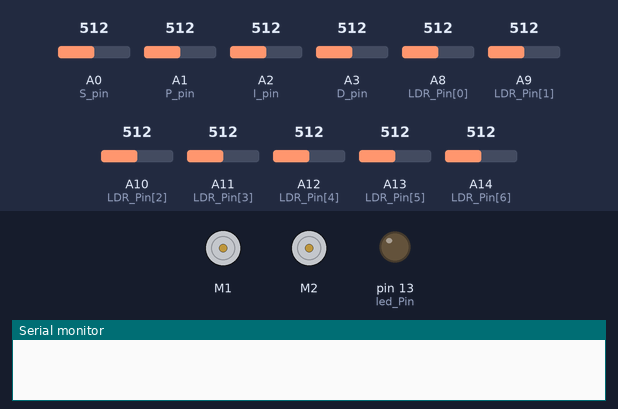
Bench run of a sketch on a simulated Arduino Mega 2560, built with avr-gcc and run on an emulated ATmega2560. On the bench: 2 × DC motor (green arrow = forward, orange = backward, longer = faster), output pins drawn as LEDs (lit = HIGH), the last lines printed to the serial monitor. The inputs (shaded band) are chosen by the test bench; at power-on: A0 (S_pin) = 512, A1 (P_pin) = 512, A2 (I_pin) = 512, A3 (D_pin) = 512, A8 (LDR_Pin[0]) = 512, A9 (LDR_Pin[1]) = 512, A10 (LDR_Pin[2]) = 512, A11 (LDR_Pin[3]) = 512, A12 (LDR_Pin[4]) = 512, A13 (LDR_Pin[5]) = 512, A14 (LDR_Pin[6]) = 512.

Above: at 0.2 s.
At 16.6 s:
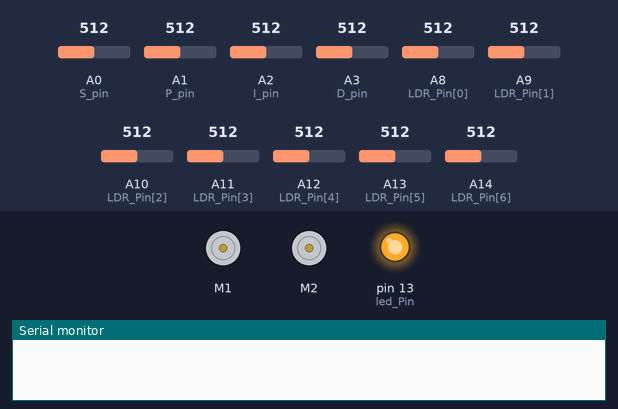
At 33.5 s:
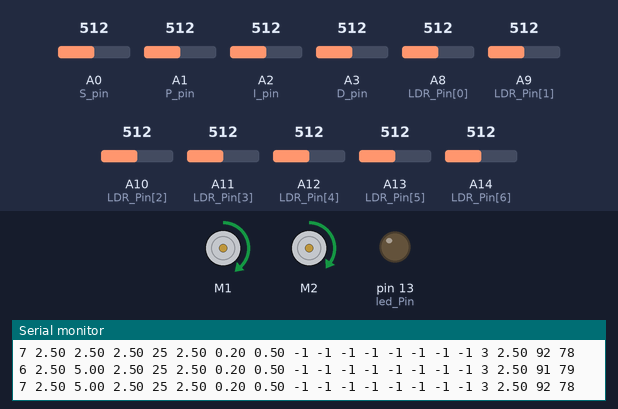
Timing chart, 0 to 35.0 s (numbered marks = the images above):
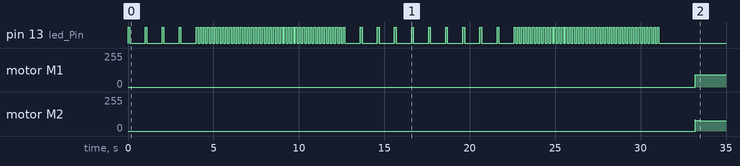

Measured:
- by itself, motor M1: stopped → forward 92/255 at 33.2 s, → forward 91/255 0.14 s later, → forward 92/255 0.12 s later
- by itself, motor M2: stopped → forward 78/255 at 33.2 s, → forward 79/255 0.14 s later, → forward 78/255 0.12 s later

The sketch:

10_5_line_follower_code.ino
```cpp
/* ************************************************************************************************* */
// * ECE 5 Lab 4 Code: Line Following Robot with PID * //
/* ************************************************************************************************* */
// This is code for your PID controlled line following robot.
//
//
//
//
// Code Table of Contents
  // 1) Declare Variables - declares many variables as global variables so each variable can be accessed from every function
  // 2) Setup (Main) - runs once at beginning when you press button on arduino or motor drive or when you open serial monitor
  // 3) Loop (Main) - loops forever calling on a series of functions
  // 4) Calibration - makes white = 0 and black = 100 (a few seconds to prep, a few seconds on white, a few seconds to move to black, a few seconds of black)
  // 5) Read Potentiometers - reads each potentiometer
  // 6) Run Motors - runs motors
  // 7) Read Photoresistors - reads each photoresistor
  // 8) Calculate Error - calculate error from photoresistor readings
  // 9) PID Turn - takes the error and implements PID control
  // 10) Print - used for debugging but can comment out when not debugging because it slows down program

// ************************************************************************************************* //
// Declare Variables

// Variables and Libaries for Motor
  #include <Wire.h>
  #include <Adafruit_MotorShield.h>

  Adafruit_MotorShield AFMS = Adafruit_MotorShield();
  Adafruit_DCMotor *Motor1 = AFMS.getMotor(1); // you may switch 1 with 2 if needed (if you see motors responding to error in the opposite way they should be.
  Adafruit_DCMotor *Motor2 = AFMS.getMotor(2);

  int M1Sp = 60, M2Sp = 60; // this is the nominal speed for the motors when not using potentiometer
  int M1SpeedtoMotor, M2SpeedtoMotor;

// Variables for Potentiometer
  const int S_pin = A0; //proportional control
  const int P_pin = A1; //proportional control
  const int I_pin = A2; //integral control
  const int D_pin = A3; //derivative control
  int SpRead = 0; int Sp; //Speed Increase
  int kPRead = 0; //proportional gain
  int kIRead = 0; //integral gain
  int kDRead = 0; //derivative gain

// Variables for Light Sensors
  int LDR_Pin[7] = {A8,A9,A10,A11,A12,A13,A14}; // Many arrays are used in this code to simplify it
  int LDR[7]; // these are variables that have multiple elements to each variable name
              // LDR_Pin hold 7 values and A8 is the 0th element and A11 is the 4th element

// Calibration Variables
  int led_Pin = 13; /// This is a led set up to indicate what part of the calibration you are on.
  float Mn[7]; /// You could use pin 13 instead which is a built in LED to Arduino
  float Mx[7];
  float LDRf[7] = {0.,0.,0.,0.,0.,0.,0.};
  int MxRead;
  int MxIndex;
  float AveRead;
  int CriteriaForMax;
  float WeightedAve;
  int ii;
  int im0,im1,im2;

// For Motor/Control
  int Turn, M1P = 0, M2P = 0;
  float error, lasterror = 0, sumerror = 0;
  float kP,kI,kD;

// ************************************************************************************************* //
// setup - runs once
void setup() {
  Serial.begin(9600); // For serial communication set up
  AFMS.begin(); // For motor setup
  pinMode(led_Pin, OUTPUT); // Note that all analog pins used are INPUTs by default so don't need pinMode

  Calibrate(); // Calibrate black and white sensing

  ReadPotentiometers(); // Read potentiometer values (Sp, P, I, & D)

  delay(2000);

  RunMotors(); // Starts motors forward and strait depending on Sp (Speed from potentiometer) and M1Sp/M2Sp (Nominal values)

} // end setup()

// ************************************************************************************************* //
// loop - runs/loops forever
void loop() {

  ReadPotentiometers(); // Only if you want to see Potentiometers working in set up as you run the line following

  ReadPhotoResistors(); // Read photoresistors and map to 0-100 based on calibration

  CalcError();

  PID_Turn(); // PID Control and Output to motors to turn
  RunMotors(); // Uses info from

  Print(); // Print values to serial monitor //currently commented out but could be good for debugging =)

} // end loop()

// ************************************************************************************************* //
// function to calibrate
void Calibrate() {
  // wait to make sure in position
  for (int i = 0; i < 4; i++) {
    digitalWrite(led_Pin, HIGH); // turn the LED on
    delay(100); // wait for 0.1 seconds
    digitalWrite(led_Pin, LOW); // turn the LED off
    delay(900); // wait for 0.9 seconds
  }
// Calibration
  // White Calibration
  int numMeas = 40;
  for (int i = 0; i < numMeas; i++) {
    digitalWrite(led_Pin, HIGH); // turn the LED on s
    delay(100); // wait for 0.1 seconds
    digitalWrite(led_Pin, LOW); // turn the LED off
    delay(100); // wait for 0.1 seconds

    for (int i = 0; i < 7; i++ ) {
      LDRf[i] = LDRf[i] + (float)analogRead(LDR_Pin[i]);
      delay(2);
    }
  }

  for ( int i = 0; i < 7; i++ ) {
    Mn[i] = round(LDRf[i] / (float)numMeas); // take average
    LDRf[i] = 0.;
  }

  // Time to move from White to Black Surface
  for (int i = 0; i < 10; i++) {
    digitalWrite(led_Pin, HIGH);
    delay(100);
    digitalWrite(led_Pin, LOW);
    delay(900);
  }

  // Black Calibration
  for (int i = 0; i < numMeas; i++) {
    digitalWrite(led_Pin, HIGH);
    delay(100);
    digitalWrite(led_Pin, LOW);
    delay(100);

    for (int i = 0; i < 7; i++) {
      LDRf[i] = LDRf[i] + (float) analogRead(LDR_Pin[i]);
      delay(2);
    }
  }

  for (int i = 0; i < 7; i++ ) {
    Mx[i] = round(LDRf[i] / (float)numMeas); // take average
    LDRf[i]=0.;
  }

} // end Calibrate()

// ************************************************************************************************* //
// function to read and map values from potentiometers
void ReadPotentiometers() {
  SpRead = map(analogRead(S_pin),0,1023,0,50); Sp=SpRead;
  kPRead = map(analogRead(P_pin),0,1023,0,10);
  kIRead = map(analogRead(I_pin),0,1023,0,5);
  kDRead = map(analogRead(D_pin),0,1023,0,10);
} // end ReadPotentiometers()

// ************************************************************************************************* //
// function to start motors using nominal speed + speed addition from potentiometer
void RunMotors() {
  M1SpeedtoMotor = min(M1Sp+Sp+M1P,255); // limits speed to 255
  M2SpeedtoMotor = min(M2Sp+Sp+M2P,255); // remember M1Sp & M2Sp is defined at beginning of code (default 60)

  Motor1->setSpeed(abs(M1SpeedtoMotor));
  Motor2->setSpeed(abs(M2SpeedtoMotor));

  // Motor 1 control
  if (M1SpeedtoMotor > 0) {
    Motor1->run(FORWARD);
  }
  else {
    Motor1->run(BACKWARD);
  }
  // Motor 2 control
  if (M2SpeedtoMotor > 0) {
    Motor2->run(FORWARD);
  }
  else {
    Motor2->run(BACKWARD);
  }

} // end RunMotors()

// ************************************************************************************************* //
// function to read photo resistors, map from 0 to 100, and find darkest photo resitor (MxIndex)
void ReadPhotoResistors() {
  for (int i = 0; i < 7; i++) {
    LDR[i] = map(analogRead(LDR_Pin[i]), Mn[i], Mx[i], 0, 100);
    delay(2);
  }
} // end ReadPhotoResistors()

// ************************************************************************************************* //
// Calculate error from photoresistor readings
void CalcError() {
  MxRead = -99;
  AveRead = 0.0;
  for (int i = 0; i < 7; i++) {
    if (MxRead < LDR[i]) {
      MxRead = LDR[i];
      MxIndex = -1 * (i-3);
      im1 = (float)i;
    }
    AveRead = AveRead + (float)LDR[i]/7.;
  }
  CriteriaForMax = 2; // max should be at least twice as big as the other values
  if (MxRead > CriteriaForMax*AveRead) {
    if (im1 != 0 && im1 != 6) {
      im0 = im1 - 1;
      im2 = im1 + 1;
      WeightedAve = ((float)(LDR[im0] * im0 + LDR[im1]*im1 + LDR[im2] * im2))/((float)(LDR[im0] + LDR[im1] + LDR[im2]));
      error = -1 * (WeightedAve - 3);
    }
    else if (im1 == 0) {
      im2 = im1 + 1;
      WeightedAve = ((float)(LDR[im1]*im1 + LDR[im2]*im2))/((float)(LDR[im1]+LDR[im2]));
      error = -1 * (WeightedAve - 3);
    }
    else if (im1 == 6) {
      im0 = im1 - 1;
      WeightedAve = ((float)(LDR[im0]*im0 + LDR[im1]*im1))/((float)(LDR[im0]+LDR[im1]));
      error = -1 * (WeightedAve - 3);
    }
  }

  if (isnan(error)) {
    error = lasterror;
  } else {
    error = error;
  }
} // end CalcError()

// ************************************************************************************************* //
// function to make a turn ( a basic P controller)
void PID_Turn() {
  // *Read values are between 0 and 100, scale to become PID Constants
  kP = (float)kPRead / 2; // each of these scaling factors can change depending on how influential you want them to be
  kI = (float)kIRead / 10.; // the potentiometers will also scale them
  kD = (float)kDRead / 10.;
  // error holds values from -3 to 3

  Turn = error * kP + sumerror * kI + (error - lasterror) * kD; //PID!!!!!

  sumerror = sumerror + error;
  if (sumerror > 5) {sumerror = 5;} // prevents integrator wind-up
  else if (sumerror < -5) {sumerror = -5;}

  lasterror = error;

  if      (Turn < 0) { M1P = Turn; M2P = -Turn;} //One motor becomes slower and the other faster
  else if (Turn > 0) {M1P = Turn ; M2P = -Turn;}
  else               {M1P = 0 ; M2P = 0;}
} // end PID_Turn()

// ************************************************************************************************* //
// function to print values of interest
void Print() {
  Serial.print(Turn); Serial.print(" ");
  Serial.print(error); Serial.print(" ");
  Serial.print(sumerror); Serial.print(" ");
  Serial.print(lasterror); Serial.print(" ");

  Serial.print(SpRead); Serial.print(" "); // Initial Speed addition from potentiometer
  Serial.print(kP); Serial.print(" "); // PID values from potentiometers after scaling
  Serial.print(kI); Serial.print(" ");
  Serial.print(kD); Serial.print(" ");

  Serial.print(LDR[0]); Serial.print(" "); // Each photo resistor value is shown
  Serial.print(LDR[1]); Serial.print(" ");
  Serial.print(LDR[2]); Serial.print(" ");
  Serial.print(LDR[3]); Serial.print(" ");
  Serial.print(LDR[4]); Serial.print(" ");
  Serial.print(LDR[5]); Serial.print(" ");
  Serial.print(LDR[6]); Serial.print(" ");

  Serial.print(MxRead); Serial.print(" "); // the maximum value from the photo resistors is shown again
  Serial.print(MxIndex);Serial.print(" "); // this is the index of that maximum (0 through 6) (aka which element in LDR)
  Serial.print(error); Serial.print(" "); // this will show the calculated error (-3 through 3)

  Serial.print(M1SpeedtoMotor); Serial.print(" "); // This prints the arduino output to each motor so you can see what the values (0-255)
  Serial.println(M2SpeedtoMotor); // that are sent to the motors would be without actually needing to power/run the motors

  delay(100); //just here to slow down the output for easier reading if wanted
                 // ensure delay is commented when actually running your robot or this will slow down sampling too much
} // end Print()
```
